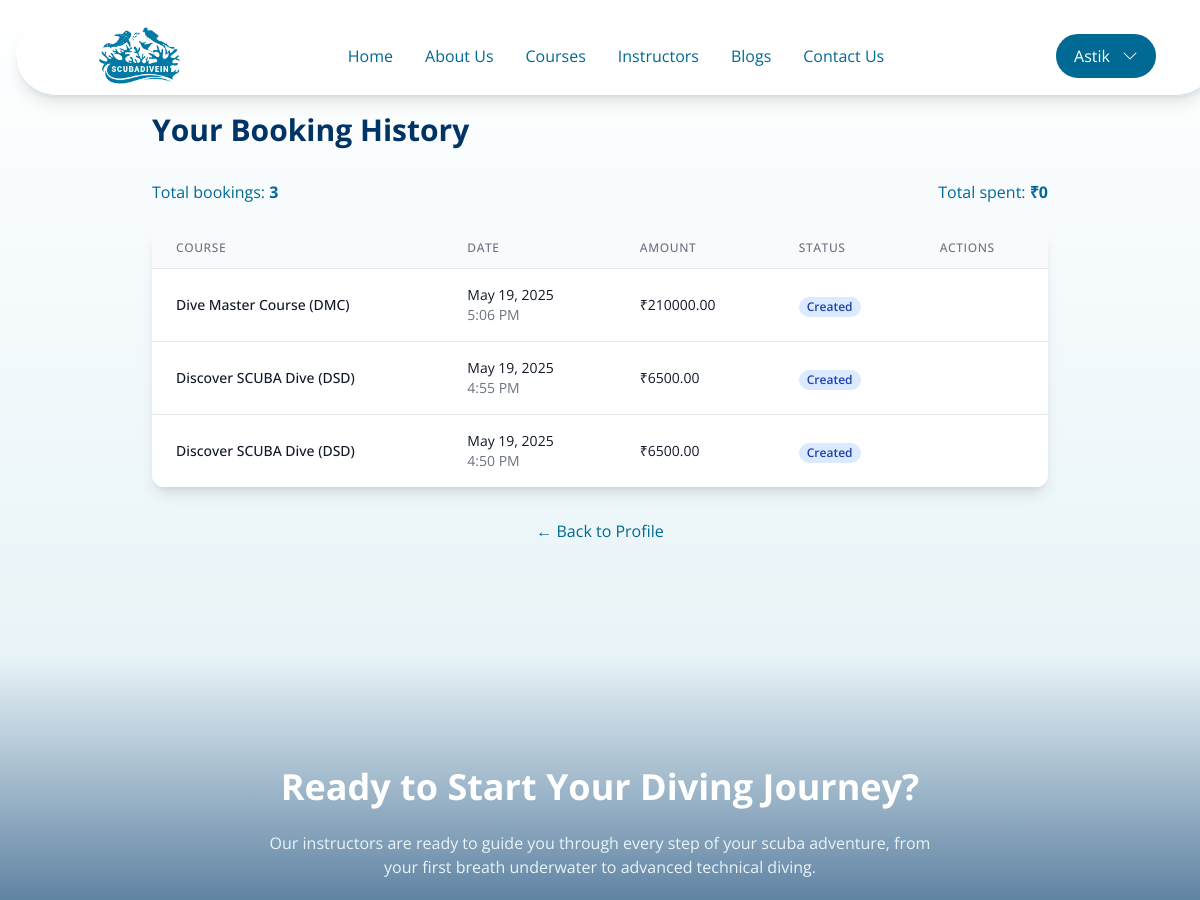
The app's page /accounts/bookings/ (signed in, upper part), older data.
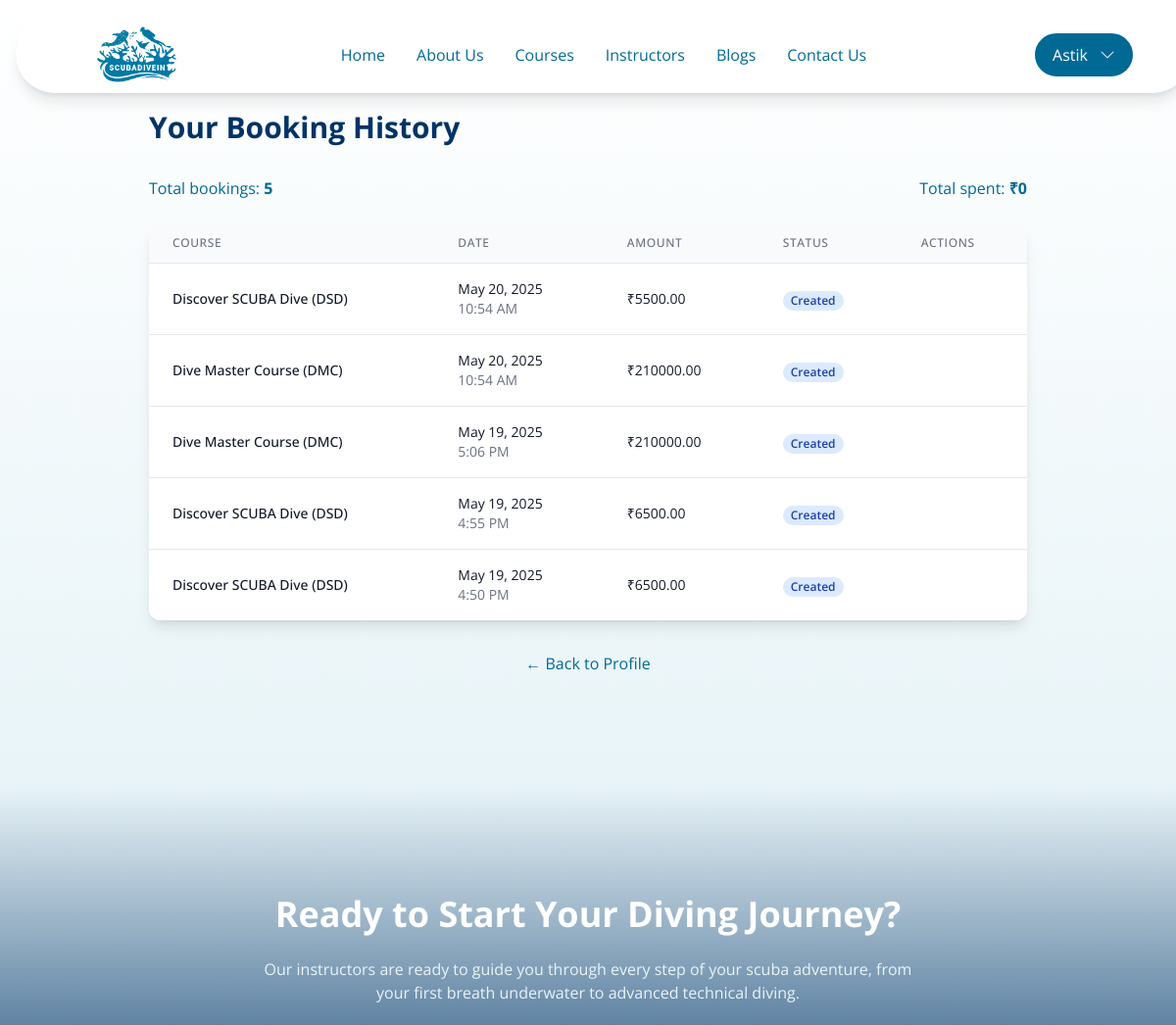
The same page, newer data.
### mainSite/models.py (models this page shows, shortened)
class RazorpayPayment(models.Model):
    PAYMENT_STATUS_CHOICES = (
        ('created', 'Created'),
        ('attempted', 'Attempted'),
        ('completed', 'Completed'),
        ('failed', 'Failed'),
        ('refunded', 'Refunded'),
    )
    user = models.ForeignKey(settings.AUTH_USER_MODEL, on_delete=models.CASCADE, related_name='payments', null=True)
    service = models.ForeignKey(DivingService, on_delete=models.CASCADE, related_name='payments', null=True)
    event = models.ForeignKey(Event, on_delete=models.CASCADE, related_name='payments', null=True)
    order_id = models.CharField(max_length=100, db_index=True)
    payment_id = models.CharField(max_length=100, null=True, blank=True, db_index=True)
    amount = models.DecimalField(max_digits=10, decimal_places=2)
    currency = models.CharField(max_length=10, default='INR')
    status = models.CharField(max_length=20, choices=PAYMENT_STATUS_CHOICES, default='created', db_index=True)
    booking_date = models.DateField(null=True, blank=True, db_index=True)
    participants = models.PositiveIntegerField(default=1)
    customer_notes = models.TextField(blank=True)
    created_at = models.DateTimeField(auto_now_add=True, db_index=True)
    updated_at = models.DateTimeField(auto_now=True)
    class Meta:
        indexes = [
            models.Index(fields=['user', 'status']),
            models.Index(fields=['service', 'booking_date']),
            models.Index(fields=['event', 'booking_date']),
            models.Index(fields=['created_at']),
        ]

class DivingService(models.Model):
    DIFFICULTY_CHOICES = (
        ('beginner', 'Beginner'),
        ('intermediate', 'Intermediate'),
        ('advanced', 'Advanced'),
    )
    DURATION_UNIT_CHOICES = (
        ('minutes', 'Minutes'),
        ('hours', 'Hours'),
        ('days', 'Days'),
    )
    name = models.CharField(max_length=200, db_index=True)
    slug = models.SlugField(unique=True, db_index=True)
    category = models.ForeignKey(ServiceCategory, on_delete=models.CASCADE, related_name='services')
    short_description = models.CharField(max_length=255)
    description = models.TextField()
    price = models.DecimalField(max_digits=10, decimal_places=2, db_index=True, help_text="Base price or starting price")
    duration = models.PositiveIntegerField(help_text="Base duration value")
    duration_unit = models.CharField(max_length=10, choices=DURATION_UNIT_CHOICES, default='minutes', help_text="Unit for the duration")
    max_participants = models.PositiveIntegerField(help_text="Maximum number of participants", default=4)
    difficulty_level = models.CharField(max_length=20, choices=DIFFICULTY_CHOICES, default='beginner')
    included_items = models.TextField(blank=True, help_text="Base items included in the service, one per line")
    requirements = models.TextField(blank=True, help_text="Base requirements for this service, one per line")
    featured_image = ImageKitField(folder_name='service_images', max_length=500, blank=True, null=True)
    is_featured = models.BooleanField(default=False, db_index=True)
    is_active = models.BooleanField(default=True, db_index=True)
    created_at = models.DateTimeField(auto_now_add=True, db_index=True)
    updated_at = models.DateTimeField(auto_now=True)
    variations = models.JSONField(blank=True, null=True, help_text='Course variations stored as JSON. Format: [{"id": "str", "name": "str", "price": float, "duration": int, "max_participants": int}]')
    class Meta:
        ordering = ['name']
        verbose_name = 'Diving Service'
        verbose_name_plural = 'Diving Services'

### accounts/views.py (the view)
# urls.py: path('bookings/', views.booking_history, name='booking_history'),
@login_required
def booking_history(request):
    bookings = request.user.payments.all().order_by('-created_at')
    total_spent = bookings.filter(status='completed').aggregate(Sum('amount'))['amount__sum'] or 0
    return render(request, 'accounts/booking_history.html', {
        'bookings': bookings,
        'total_spent': total_spent
    })

### mainSite/utils/imagekit_field.py (called while the page is built)
    def get_internal_type(self):
        return 'CharField'

    def from_db_value(self, value, expression, connection):
        if value is None:
            return value
        return value

### templates/accounts/booking_history.html (shortened to what this page needs)
{% extends '../base.html' %}
{% load static %}
{% block content %}
<section class="px-[5%] py-16 md:py-24 lg:py-28 bg-gradient-to-b from-white to-wave">
  <div class="container mx-auto">
    <div class="max-w-4xl mx-auto">
      <h1 class="text-3xl font-bold text-deep-blue mb-8">Your Booking History</h1>
      {% if bookings %}
        <div class="mb-6 flex justify-between items-center">
          <p class="text-ocean-blue">Total bookings: <span class="font-bold">{{ bookings.count }}</span></p>
          <p class="text-ocean-blue">Total spent: <span class="font-bold">₹{{ total_spent }}</span></p>
        </div>
        <div class="bg-white rounded-xl shadow-lg overflow-hidden">
          <div class="overflow-x-auto">
            <table class="min-w-full divide-y divide-gray-200">
              <thead class="bg-gray-50">
                <tr>
                  <th scope="col" class="px-6 py-3 text-left text-xs font-medium text-gray-500 uppercase tracking-wider">Course</th>
                  <th scope="col" class="px-6 py-3 text-left text-xs font-medium text-gray-500 uppercase tracking-wider">Date</th>
                  <th scope="col" class="px-6 py-3 text-left text-xs font-medium text-gray-500 uppercase tracking-wider">Amount</th>
                  <th scope="col" class="px-6 py-3 text-left text-xs font-medium text-gray-500 uppercase tracking-wider">Status</th>
                  <th scope="col" class="px-6 py-3 text-left text-xs font-medium text-gray-500 uppercase tracking-wider">Actions</th>
                </tr>
              </thead>
              <tbody class="bg-white divide-y divide-gray-200">
                {% for booking in bookings %}
                <tr>
                  <td class="px-6 py-4 whitespace-nowrap">
                    <div class="text-sm font-medium text-gray-900">
                      {% if booking.service %}
                        {{ booking.service.name }}
                      {% else %}
                        <span class="text-gray-500">Service no longer available</span>
                      {% endif %}
                    </div>
                  </td>
                  <td class="px-6 py-4 whitespace-nowrap">
                    <div class="text-sm text-gray-900">{{ booking.created_at|date:"F j, Y" }}</div>
                    <div class="text-sm text-gray-500">{{ booking.created_at|time:"g:i A" }}</div>
                  </td>
                  <td class="px-6 py-4 whitespace-nowrap">
                    <div class="text-sm text-gray-900">₹{{ booking.amount }}</div>
                  </td>
                  <td class="px-6 py-4 whitespace-nowrap">
                    <span class="px-2 inline-flex text-xs leading-5 font-semibold rounded-full
                      {% if booking.status == 'completed' %}bg-green-100 text-green-800
                      {% elif booking.status == 'failed' %}bg-red-100 text-red-800
                      {% elif booking.status == 'refunded' %}bg-yellow-100 text-yellow-800
                      {% else %}bg-blue-100 text-blue-800{% endif %}">
                      {{ booking.status|title }}
                    </span>
                  </td>
                  <td class="px-6 py-4 whitespace-nowrap text-sm text-ocean-blue">
                  </td>
                </tr>
                {% endfor %}
              </tbody>
            </table>
          </div>
        </div>
      {% endif %}
      <div class="mt-8 text-center">
        <a href="{% url 'profile' %}" class="text-ocean-blue hover:text-deep-blue hover:underline">
          ← Back to Profile
        </a>
      </div>
    </div>
  </div>
</section>
{% endblock %}

### templates/base.html (shortened to what this page needs)
{% load static %}
<!DOCTYPE html>
<html lang="en">
<head>
  <script src="https://cdn.tailwindcss.com"></script>
</head>
<body class="bg-wave font-sans">
    <section id="relume" class="fixed top-0 md:top-4 left-0 md:left-4 right-0 md:right-4 z-[999] flex w-full items-center border-b border-ocean-blue/20 bg-white/80 backdrop-blur-md md:rounded-full shadow-lg lg:min-h-20 px-4 lg:px-[5%] transition-all duration-300">
    <div class="mx-auto size-full lg:grid lg:grid-cols-[0.375fr_1fr_0.375fr] lg:items-center lg:justify-between lg:gap-4">
        <div class="flex min-h-16 items-center justify-between md:min-h-18 lg:min-h-full lg:px-0">
        <a href="{% url 'homePage' %}"><img src="{% static 'images/logo-main.png' %}" alt="Logo image" class="h-12 md:h-16 lg:h-[75px] transition-all duration-300"/></a>
        </div>
        <div class="overflow-hidden px-4 md:px-[5%] text-center lg:flex lg:items-center lg:justify-center lg:px-0 lg:[--height-closed:auto] lg:[--height-open:auto] transition-all duration-300 ease-in-out" id="mobile-menu" style="height:var(--height-closed, 0)">
        <a href="{% url 'homePage' %}" class="block py-3 text-base text-ocean-blue hover:text-coral first:pt-7 lg:px-4 lg:py-2 first:lg:pt-2 transition-colors duration-200">Home</a>
        <a href="{% url 'aboutPage' %}" class="block py-3 text-base text-ocean-blue hover:text-coral lg:px-4 lg:py-2 transition-colors duration-200">About Us</a>
        <a href="{% url 'coursesPage' %}" class="block py-3 text-base text-ocean-blue hover:text-coral lg:px-4 lg:py-2 transition-colors duration-200">Courses</a>
        <a href="{% url 'instructorsPage' %}" class="block py-3 text-base text-ocean-blue hover:text-coral lg:px-4 lg:py-2 transition-colors duration-200">Instructors</a>
        <a href="{% url 'blogsPage' %}" class="block py-3 text-base text-ocean-blue hover:text-coral lg:px-4 lg:py-2 transition-colors duration-200">Blogs</a>
        <a href="{% url 'contactPage' %}" class="block py-3 text-base text-ocean-blue hover:text-coral lg:px-4 lg:py-2 transition-colors duration-200">Contact Us</a>
        </div>
        <div class="hidden justify-self-end lg:block">
          {% if user.is_authenticated %}
            <div class="flex items-center gap-3">
              <div class="relative group">
                <button class="rounded-full inline-flex gap-3 items-center justify-center whitespace-nowrap transition-all duration-200 ease-in-out focus-visible:outline-none border-2 border-ocean-blue bg-ocean-blue text-white hover:bg-white hover:text-ocean-blue px-4 py-2" title="My Account">
                  <span>{{ user.first_name|default:user.username }}</span>
                </button>
              </div>
            </div>
          {% endif %}
        </div>
    </div>
    </section>
    {% block content %}
    {% endblock %}
<section id="relume" class="px-4 sm:px-[5%] py-12 md:py-24 lg:py-28 bg-gradient-to-b from-wave to-deep-blue">
  <div class="container mx-auto text-center">
    <h2 class="text-2xl sm:text-3xl md:text-4xl font-bold text-white mb-4 md:mb-6">Ready to Start Your Diving Journey?</h2>
    <p class="text-wave max-w-2xl mx-auto mb-6 md:mb-8 px-4 sm:px-0 text-sm sm:text-base">Our instructors are ready to guide you through every step of your scuba adventure, from your first breath underwater to advanced technical diving.</p>
  </div>
</section>
</body>
</html>

Row changes from the older to the newer data that the page shows:
added RazorpayPayment: service.name "Discover SCUBA Dive (DSD)", created_at "May 20, 2025", created_at "10:54 AM", amount "5500.00", status "Created"
added RazorpayPayment: service.name "Dive Master Course (DMC)", created_at "May 20, 2025", created_at "10:54 AM", amount "210000.00", status "Created"
Text that changed along with them:
{{ bookings.count }}: "3" → "5"
